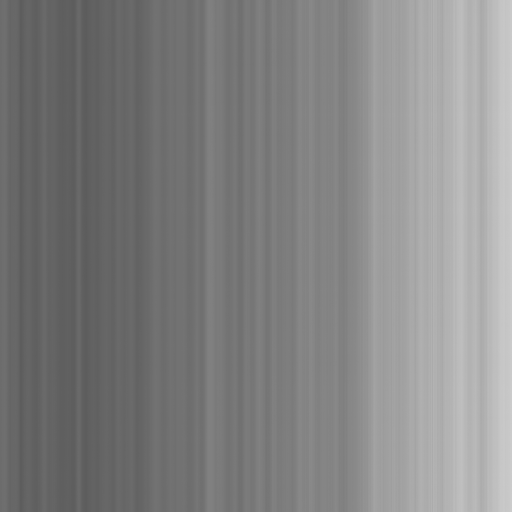
#> input picture machine_vision/images/golden_template_cam0(20250227)_mean.png, 1024 x 1024 px (shown at 1/2 size)
$ python -i functions.py   (imports and definitions only)   (older library calls are emulated)
#> lines starting #> are read from the running program, lines starting #| are printed output that depends on the picture
#> further down, picture is the input picture: shape (1024, 1024, 3); min 91, max 204, mean 130.7
import numpy as np
import cv2
from datetime import datetime
from machine_vision.schemas import DefectModel


def INPUT_IMG(IMG_PATH):
    raw = cv2.imread(IMG_PATH, cv2.IMREAD_GRAYSCALE)
    return raw

# [69 lines left out: functions PREPROCESS_ROI, PREPROCESS_PIXEL_DIFF, PREPROCESS_BINARY, PREPROCESS_MEDIAN, PREPROCESS_MORPHO_CLOSE, PREPROCESS_MORPHO_OPEN, not called in this run]

def PREPROCESS_SOBEL(img, kernel_size=3):

#> called with kernel_size = 3
    sobel_x = cv2.Sobel(img, cv2.CV_64F, 1, 0, ksize=int(kernel_size))
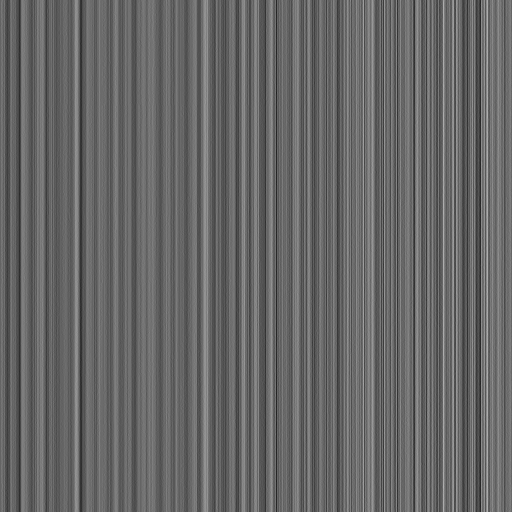
#> sobel_x: shape (1024, 1024, 3) float64 (shown at 1/2 size); min -30, max 46, mean 0.7; drawn with min black and max white
    sobel_y = cv2.Sobel(img, cv2.CV_64F, 0, 1, ksize=int(kernel_size))
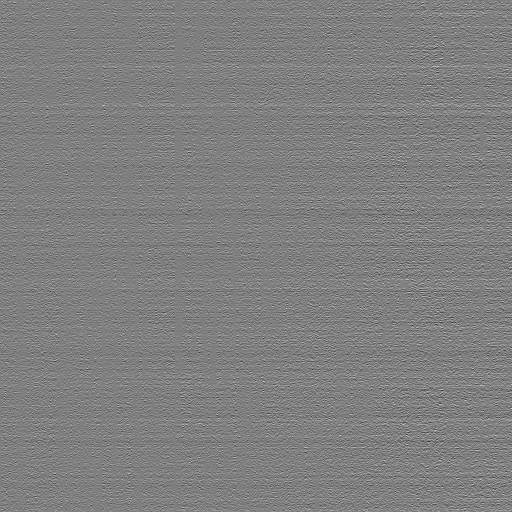
#> sobel_y: shape (1024, 1024, 3) float64 (shown at 1/2 size); min -6, max 6, mean 0.012; drawn with min black and max white
    sobel_combined = cv2.addWeighted(cv2.convertScaleAbs(sobel_x), 0.5, cv2.convertScaleAbs(sobel_y), 0.5, 0)
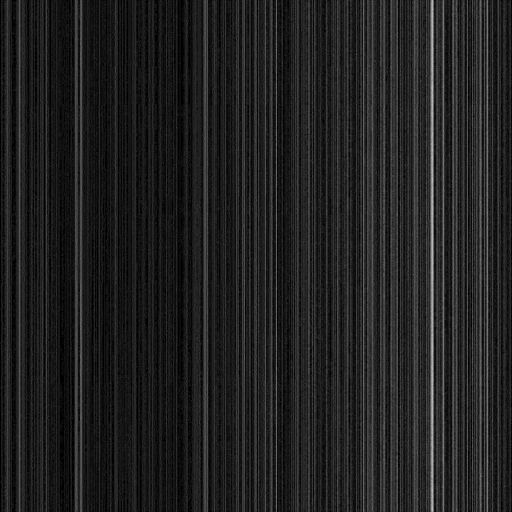
#> sobel_combined: shape (1024, 1024, 3) (shown at 1/2 size); min 0, max 24, mean 3.1; drawn with min black and max white

    return sobel_combined

def PREPROCESS_GOLDEN_DIFF(roi_img, template):
    difference_image = cv2.absdiff(roi_img, template)
    return difference_image

# [458 lines left out: functions Preprocessing_BIG, Preprocessing_TINY, PREPROCESS_CALCULATE_IOU, PREPROCESS_MERGE_BOX, PREPROCESS_OVERLAPPING_BOX, MEASUREMENTS_ONLY_COUNT and 7 more, not called in this run]

>>> import cv2
>>> picture = cv2.imread('../images/golden_template_cam0(20250227)_mean.png')
>>> result = PREPROCESS_SOBEL(picture)

$ run again, on machine_vision/images/golden_template_cam1(20250227)_mean.png
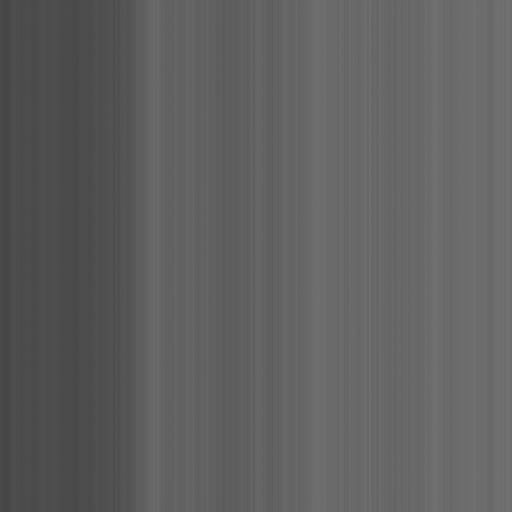
#> input picture machine_vision/images/golden_template_cam1(20250227)_mean.png, 1024 x 1024 px (shown at 1/2 size)
#> picture is the input picture: shape (1024, 1024, 3); min 68, max 115, mean 95.8
#> in PREPROCESS_SOBEL, `sobel_y = cv2.Sobel(img, cv2.CV_64F, 0, 1, ksize=int(kernel_size))`:
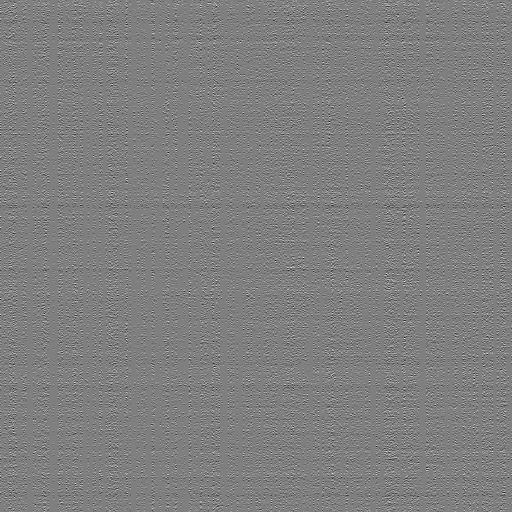
#> sobel_y: shape (1024, 1024, 3) float64 (shown at 1/2 size); min -4, max 4, mean 0.000568; drawn with min black and max white
#> in PREPROCESS_SOBEL, `sobel_combined = cv2.addWeighted(cv2.convertScaleAbs(sobel_x), 0.5, cv..`:
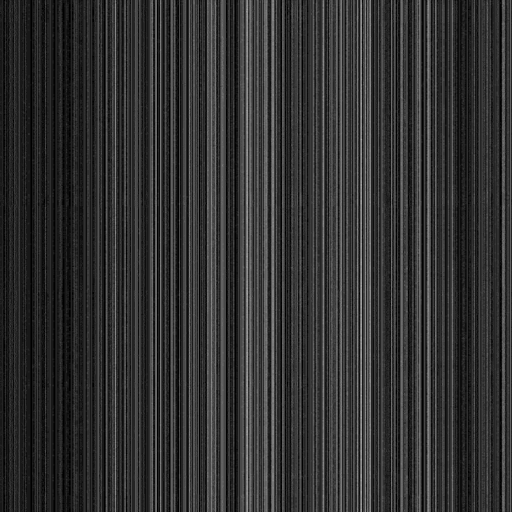
#> sobel_combined: shape (1024, 1024, 3) (shown at 1/2 size); min 0, max 21, mean 4.1; drawn with min black and max white
